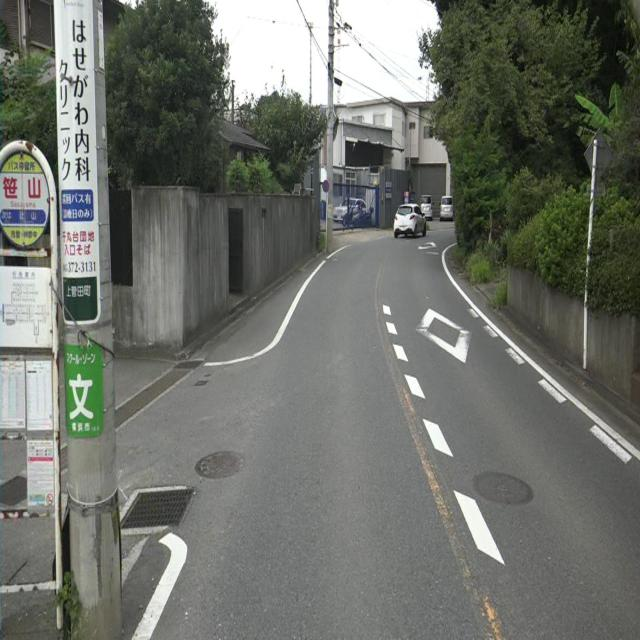
#> input picture archive/damage_ratio_calc_data/damage_ratio_images/191_jpg.rf.e27c030e763e58ce48964e670158b6e7.jpg, 640 x 640 px
$ jupyter execute --allow-errors degradation_labeling.ipynb   (shell and % lines are left out)
#> lines starting #> are read from the running program, lines starting #| are printed output that depends on the picture; after the words box and inside, x2 and y2 are one past the last pixel; in counts of white or black regions, pixels touching at a corner belong together
[cell 1]
from IPython.display import display, HTML
display(HTML("<style>.container { width:98% !important; }</style>"))

# Additional code so that the notebook will reload external python modules;
# see http://stackoverflow.com/questions/1907993/autoreload-of-modules-in-ipython

import os
import numpy as np
import matplotlib.pyplot as plt
import pandas as pd

import cv2
from pprint import pprint
from skimage.color import label2rgb

import degradation_utils as hp

## Import Inputs

[cell 2]
# path for image and mask
img_dir = "../damage_ratio_calc_data/damage_ratio_images/"
mask_dir = "../damage_ratio_calc_data/damage_ratio_masks/SegmentationClass/"

filename = "191_jpg.rf.e27c030e763e58ce48964e670158b6e7.jpg"
# filename = "b7db31d1-7ccff061.jpg"

# BEV output size
bev_transform_shape = (640, 640)

# intensity for good region of marking (0, 255)
good_threshold = 160

# sample class bins
degradation_bins = [0, 0.25, 0.5, 1]

# class colors
_color_map = {1: (0, 255, 0), 2: (255, 255, 0), 3: (255, 0, 0)}

# roi paramters:
trap_height=340
trap_lower_width=850
trap_corner_offset=320
bottom_offset=0
center_offset=60

[cell 3]
# ONLY FOR DEMO
enable_demo = False
if enable_demo:
    config = hp._demo_settings[filename]
    good_threshold = config["threshold"]
    trap_height = config["roi_h"]
    trap_lower_width = config["roi_lw"]
    trap_corner_offset = config["rot_co"]
    bottom_offset = config["roi_bo"]
    center_offset = config["roi_ceo"]

[cell 4]
mask_name = ".".join(filename.split(".")[:-1]) + ".png"

img_path = os.path.join(img_dir, filename)
mask_path = os.path.join(mask_dir, mask_name)

img = cv2.imread(img_path)
#> img is the input picture: shape (640, 640, 3); mean B, G, R 105.7, 112.9, 109.7
img = cv2.cvtColor(img, cv2.COLOR_BGR2RGB)

mask_img = cv2.imread(mask_path)
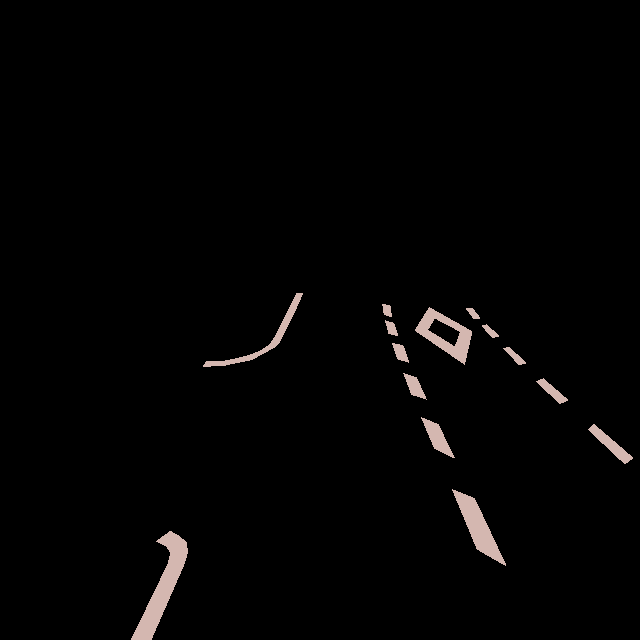
#> input picture archive/damage_ratio_calc_data/damage_ratio_masks/SegmentationClass/191_jpg.rf.e27c030e763e58ce48964e670158b6e7.png, 640 x 640 px
#> mask_img is the input picture: shape (640, 640, 3); mean B, G, R 3.3, 3.5, 4
mask_img = cv2.cvtColor(mask_img, cv2.COLOR_BGR2RGB)

# convert to binary image
mask_img[mask_img >= 176] = 255
mask_img = cv2.cvtColor(mask_img, cv2.COLOR_RGB2GRAY)
#> mask_img: shape (640, 640); 1.9% white; 14 white regions, largest, box (x1, y1, x2, y2) and area: (131, 531, 188, 640) 2061, (452, 489, 506, 566) 1348, (415, 307, 472, 365) 1248
mask_img[mask_img==255] = 1      # ensure mask has only (0,1) values
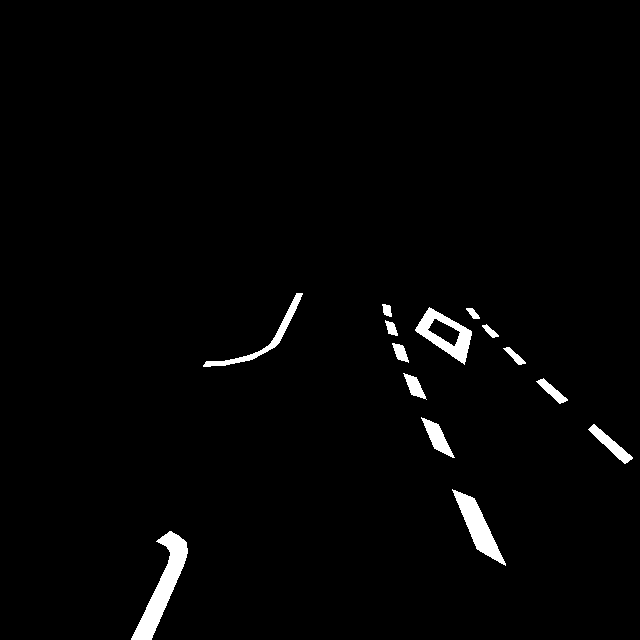
#> mask_img: shape (640, 640); values 0 (black) and 1 (white), 1.9% white; 14 white regions, largest, box (x1, y1, x2, y2) and area: (131, 531, 188, 640) 2061, (452, 489, 506, 566) 1348, (415, 307, 472, 365) 1248

# visualize inputs
#> (the rest of this cell did not finish here and is left out)
